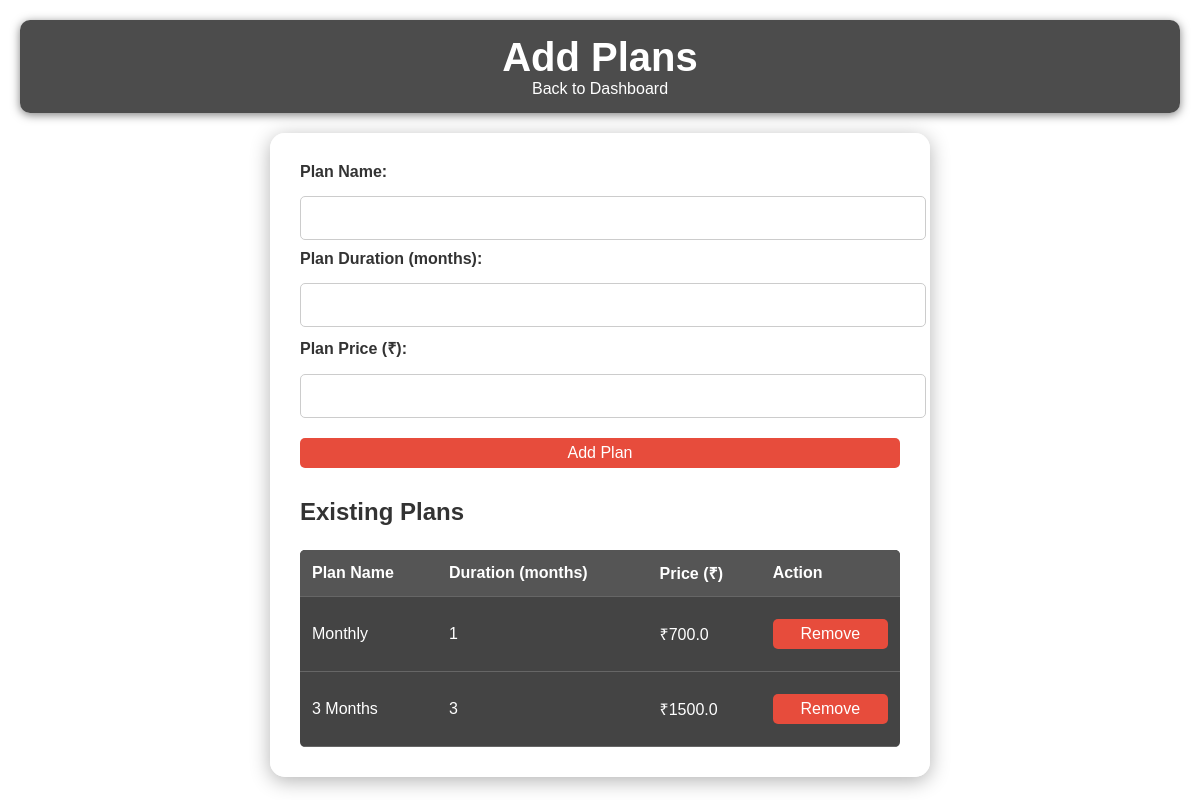
Page /add_plans on the committed database.
### tables this page shows
CREATE TABLE plans (
    id INTEGER PRIMARY KEY AUTOINCREMENT,
    name TEXT NOT NULL,  -- Updated to 'name' instead of 'plan_name'
    duration TEXT NOT NULL,
    price REAL NOT NULL
);

### app.py (the view, shortened to what this page needs)
@app.route('/add_plans', methods=['GET', 'POST'])
def add_plans():
    conn = get_db_connection()
    cursor = conn.cursor()
    cursor.execute("SELECT * FROM plans")
    plans = cursor.fetchall()
    conn.close()
    return render_template('add_plans.html', plans=plans)

### app.py (called while the page is built)
def get_db_connection():
    conn = sqlite3.connect('users.db')
    conn.row_factory = sqlite3.Row
    return conn

### templates/add_plans.html (shortened to what this page needs)
<!DOCTYPE html>
<html lang="en">
<head>
</head>
<body>
    <header>
        <h1>Add Plans</h1>
        <a href="{{ url_for('dashboard') }}" style="text-decoration: none; color: #fff;">Back to Dashboard</a>
    </header>
    <section>
        <form method="POST" action="{{ url_for('add_plans') }}">
            <label for="plan_name">Plan Name:</label>
            <input type="text" id="plan_name" name="plan_name" required />
            <label for="plan_duration">Plan Duration (months):</label>
            <input type="number" id="plan_duration" name="plan_duration" required />
            <label for="plan_price">Plan Price (₹):</label>
            <input type="number" id="plan_price" name="plan_price" step="0.01" required />
            <button type="submit">Add Plan</button>
        </form>
        <h3>Existing Plans</h3>
        <table>
            <thead>
                <tr>
                    <th>Plan Name</th>
                    <th>Duration (months)</th>
                    <th>Price (₹)</th>
                    <th>Action</th>
                </tr>
            </thead>
            <tbody>
                {% for plan in plans %}
                    <tr>
                        <td>{{ plan.name }}</td>
                        <td>{{ plan.duration }}</td>
                        <td>₹{{ plan.price }}</td>
                        <td>
                            <form method="POST" action="{{ url_for('delete_plan') }}" style="display:inline;">
                                <button type="submit">Remove</button>
                            </form>
                        </td>
                    </tr>
                {% endfor %}
            </tbody>
        </table>
    </section>
</body>
</html>

### templates/add_plans.html (style rules this page uses)
body { font-family: Arial, sans-serif; background-image: url('https://png.pngtree.com/thumb_back/fh260/background/20230519/pngtree-an-old-gym-setting-with-dumbbells-image_2569910.jpg'); background-size: cover; background-position: center; margin: 0; padding: 20px; color: #fff; }
header { text-align: center; margin-bottom: 20px; background-color: rgba(0, 0, 0, 0.7); padding: 15px; border-radius: 10px; box-shadow: 0 2px 10px rgba(0, 0, 0, 0.5); }
h1 { margin: 0; font-size: 2.5em; }
section { max-width: 600px; margin: 0 auto; background: rgba(255, 255, 255, 0.9); padding: 30px; border-radius: 15px; box-shadow: 0 4px 20px rgba(0, 0, 0, 0.3); }
label { display: block; margin-bottom: 5px; font-weight: bold; color: #333; }
input[type="text"], input[type="number"], button { width: 100%; padding: 12px; margin: 10px 0; border: 1px solid #ccc; border-radius: 5px; font-size: 1em; }
button { background-color: #28a745; color: white; border: none; cursor: pointer; transition: background-color 0.3s; }
h3 { margin-top: 20px; font-size: 1.5em; color: #333; }
table { width: 100%; border-collapse: collapse; margin-top: 10px; background-color: #444; border-radius: 5px; overflow: hidden; }
th, td { padding: 12px; text-align: left; border-bottom: 1px solid #666; color: #fff; }
th { background-color: #555; }
button[type="submit"] { background: #e74c3c; color: white; border: none; padding: 6px 12px; border-radius: 5px; cursor: pointer; transition: background-color 0.3s; }

### rows in the picture
plans: name "Monthly", duration "1", price "700.0"
plans: name "3 Months", duration "3", price "1500.0"
